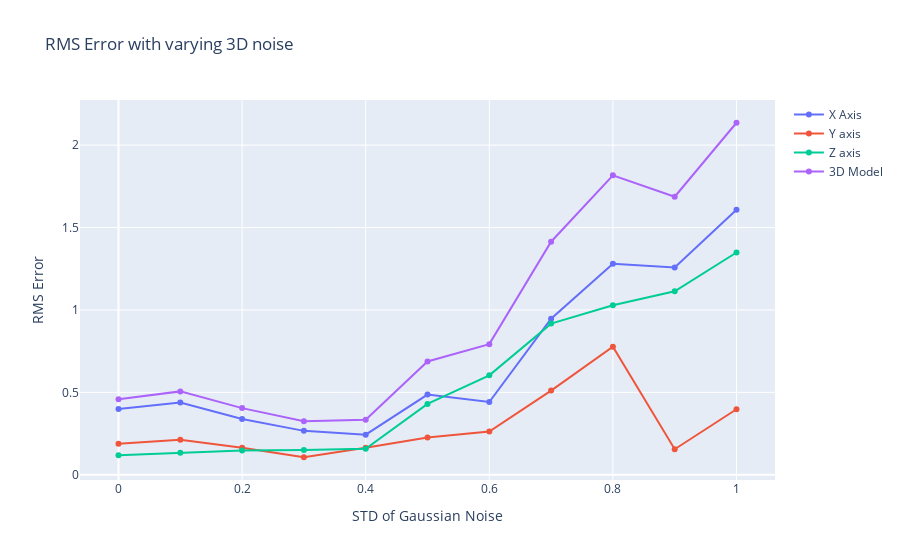

The notebook cell this image was saved under:
### Markdown cell above
# Question 4.1

### Code cell
# Let's increase the number of calibration beads gradually
spine = lab_1.structures.Spine(os.path.join(root_directory, 'Vertebrae2D.mat'))  # Initialize the vertebrae structure

# Create a dictionnary to store the results. Access a dictionnary key with brackets, for instance rms_measurements['x']
rms_measurements = {
    'x': [],
    'y': [],
    'z': [],
    '3d': [],
    'std': []
}

"""
PSEUDOCODE
for n_beads in [1...N], do:
    computed_points_3d <- list
    beads_subset <- sample_n_beads(beads_data, n_beads)
    A_view_0 <- get_a(view_0, beads_subset)
    l_view_0 <- dlt(A_view_0)
    A_view_1 <- get_a(view_1, beads_subset)
    l_view_1 <- dlt(A_view_1)
    for each vertebra in vertebrae:
        for each anatomical_landmark in vertebra_points:
        x_point, y_point, z_point <- calculate_3d_point(anatomical_landmark, l_view0, l_view1)
        Append (x_point, y_point, z_point) to computed_points_3d
    for each axis in ['x', ..., '3d']:
        Append rms(SPINE_3D_POINTS, computed_points_3d) to rms_measurements[axis]
    Append n_beads to rms_measurements['n_beads']
"""

for i in range(0, 110, 10):
    std = i / 100
    computed_points_3d = []
    #noised_data = add_noise_2d(beads_data, std)
    noised_data = add_noise_3d(noised_data, std)

    A_view_0 = get_a('Beads2D_' + view_0, noised_data)
    l_view_0 = lab_1.solver.dlt(A_view_0)
    A_view_1 = get_a('Beads2D_' + view_1, noised_data)
    l_view_1 = lab_1.solver.dlt(A_view_1)

    for i, v_name in enumerate(spine.vertebrae):

        vert = spine.get(v_name).data  # Returns the vertebra data

        for datum in vert.iterrows():
            data = datum[1]
            u0 = data["x_Vertebrae_LAT"]
            v0 = data["y_Vertebrae_LAT"]
            u1 = data["x_Vertebrae_PA0"]
            v1 = data["y_Vertebrae_PA0"]
            point = calculate_3d_point(u0, v0, u1, v1, l_view_0, l_view_1)
            computed_points_3d.append(point)
    computed_points_3d = np.array(computed_points_3d)
    x_rms = rms(SPINE_3D_POINTS[:, 0], computed_points_3d[:, 0])
    y_rms = rms(SPINE_3D_POINTS[:, 1], computed_points_3d[:, 1])
    z_rms = rms(SPINE_3D_POINTS[:, 2], computed_points_3d[:, 2])

    three_d = rms(SPINE_3D_POINTS, computed_points_3d)
    rms_measurements['x'].append(x_rms)
    rms_measurements['y'].append(y_rms)
    rms_measurements['z'].append(z_rms)
    rms_measurements['3d'].append(three_d)
    rms_measurements['std'].append(std)
fig = go.Figure()
fig.update_layout(title='RMS Error with varying 3D noise',
                  yaxis_title='RMS Error',
                  xaxis_title='STD of Gaussian Noise')

fig.add_trace(go.Scatter(
    x=rms_measurements['std'],
    y=rms_measurements['x'],
    name='X Axis'
))
fig.add_trace(go.Scatter(
    x=rms_measurements['std'],
    y=rms_measurements['y'],
    name='Y axis'
))
fig.add_trace(go.Scatter(
    x=rms_measurements['std'],
    y=rms_measurements['z'],
    name='Z axis'
))
fig.add_trace(go.Scatter(
    x=rms_measurements['std'],
    y=rms_measurements['3d'],
    name='3D Model'
))
fig.show()

### Figure 1 — Plotly figure (JSON) as saved in the notebook; plotly's stock layout.template omitted (floating-point values rounded to 4 significant figures)
{"data": [{"name": "X Axis", "x": [0.0, 0.1, 0.2, 0.3, 0.4, 0.5, 0.6, 0.7, 0.8, 0.9, 1.0], "y": [0.3996, 0.4389, 0.3391, 0.2666, 0.2435, 0.4869, 0.4418, 0.947, 1.28, 1.258, 1.608], "type": "scatter"}, {"name": "Y axis", "x": [0.0, 0.1, 0.2, 0.3, 0.4, 0.5, 0.6, 0.7, 0.8, 0.9, 1.0], "y": [0.189, 0.2131, 0.1649, 0.1066, 0.1646, 0.2261, 0.2623, 0.5112, 0.7774, 0.1553, 0.3977], "type": "scatter"}, {"name": "Z axis", "x": [0.0, 0.1, 0.2, 0.3, 0.4, 0.5, 0.6, 0.7, 0.8, 0.9, 1.0], "y": [0.1193, 0.1343, 0.1469, 0.1513, 0.1575, 0.43, 0.6037, 0.9172, 1.029, 1.114, 1.349], "type": "scatter"}, {"name": "3D Model", "x": [0.0, 0.1, 0.2, 0.3, 0.4, 0.5, 0.6, 0.7, 0.8, 0.9, 1.0], "y": [0.4579, 0.5061, 0.4047, 0.3245, 0.3335, 0.6878, 0.7928, 1.414, 1.817, 1.687, 2.136], "type": "scatter"}], "layout": {"title": {"text": "RMS Error with varying 3D noise"}, "yaxis": {"title": {"text": "RMS Error"}}, "xaxis": {"title": {"text": "STD of Gaussian Noise"}}}}
